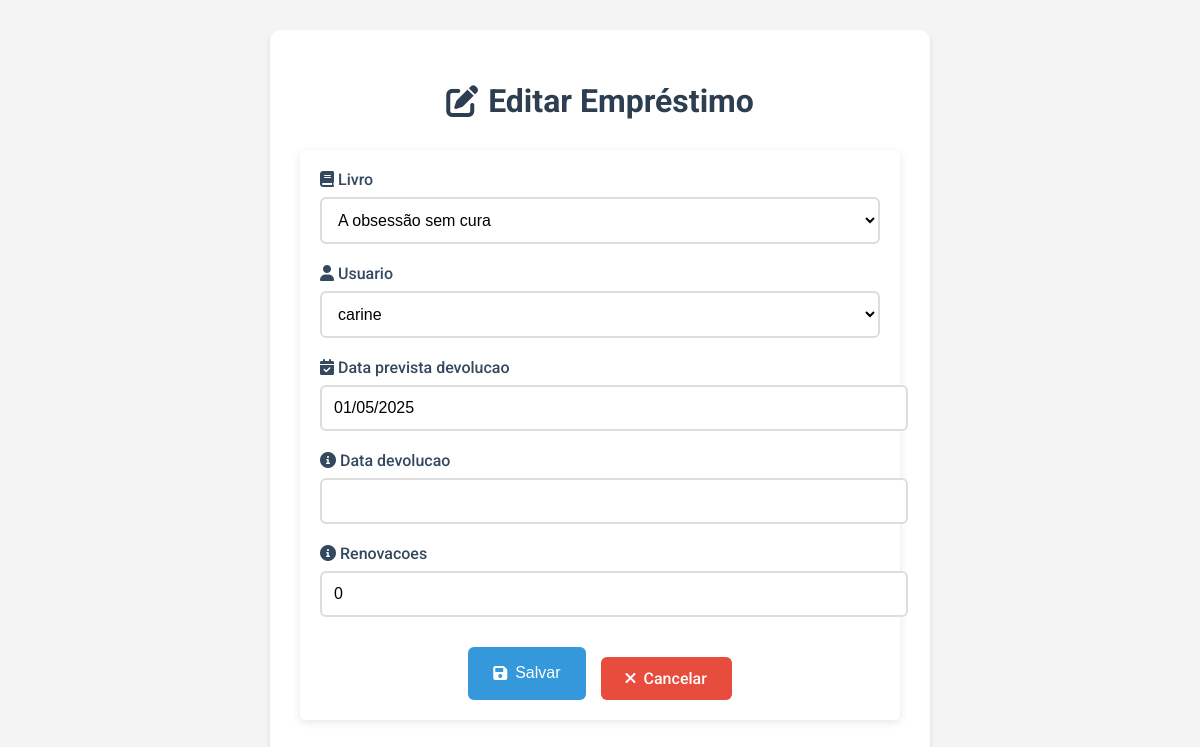
Page /emprestimos/7/editar/ on the committed database.
### livros/models.py (models this page shows, shortened)
class Emprestimo(models.Model):
    livro = models.ForeignKey(Livro, on_delete=models.CASCADE)
    usuario = models.ForeignKey(Usuario, on_delete=models.CASCADE)
    data_emprestimo = models.DateField(auto_now_add=True)
    data_prevista_devolucao = models.DateField(null=False, blank=False)
    data_devolucao = models.DateField(null=True, blank=True)
    renovacoes = models.IntegerField(default=0)

### livros/views.py (the view)
# urls.py: path('emprestimos/<int:pk>/editar/', EmprestimoUpdateView.as_view(), name='emprestimo_update'),
class EmprestimoUpdateView(UpdateView):
    model = Emprestimo
    fields = ['livro', 'usuario', 'data_prevista_devolucao', 'data_devolucao', 'renovacoes']
    template_name = 'livros/emprestimo_form.html'
    success_url = reverse_lazy('emprestimo_list')

### livros/models.py (called while the page is built)
    def __str__(self):
        return self.titulo

    def __str__(self):
        return self.nome

### livros/templates/livros/emprestimo_form.html (shortened to what this page needs)
<!DOCTYPE html>
<html lang="pt-BR">
<head>
    {% load static %}
    <link rel="stylesheet" type="text/css" href="{% static 'style3.css' %}">
    <link rel="stylesheet" href="https://cdnjs.cloudflare.com/ajax/libs/font-awesome/6.0.0/css/all.min.css">
</head>
<body>
    <div class="container">
        <h1>
            <i class="fas {% if object %}fa-edit{% else %}fa-plus{% endif %}"></i>
            {% if object %}Editar{% else %}Novo{% endif %} Empréstimo
        </h1>
        <form method="post" id="emprestimoForm">
            {% for field in form %}
                <div class="form-group">
                    <label for="{{ field.id_for_label }}">
                        <i class="fas {% if field.name == 'usuario' %}fa-user
                                    {% elif field.name == 'livro' %}fa-book
                                    {% elif field.name == 'data_emprestimo' %}fa-calendar-alt
                                    {% elif field.name == 'data_prevista_devolucao' %}fa-calendar-check
                                    {% else %}fa-info-circle{% endif %}"></i>
                        {{ field.label }}
                    </label>
                    {{ field }}
                </div>
            {% endfor %}
            <div class="button-group">
                <button type="submit" class="btn btn-primary">
                    <i class="fas fa-save"></i>
                    Salvar
                </button>
                <a href="{% url 'emprestimo_list' %}" class="btn btn-cancel">
                    <i class="fas fa-times"></i>
                    Cancelar
                </a>
            </div>
        </form>
    </div>
</body>
</html>

### assets/style3.css (style rules this page uses)
body { font-family: Arial, sans-serif; background-color: #f4f4f4; color: #333; padding: 20px; }
h1 { color: #e63946; }
form { background: #fff; padding: 20px; border-radius: 5px; box-shadow: 0 2px 10px rgba(0, 0, 0, 0.1); margin-bottom: 20px; }
button { background-color: #457b9d; color: #fff; padding: 10px; border: none; border-radius: 5px; cursor: pointer; }
a { display: inline-block; margin-top: 10px; color: #457b9d; }

### livros/templates/livros/emprestimo_form.html (style rules this page uses)
body { font-family: 'Roboto', sans-serif; background-color: #f4f4f4; margin: 0; padding: 0; display: flex; justify-content: center; align-items: center; min-height: 100vh; }
.container { background-color: white; border-radius: 10px; box-shadow: 0 4px 6px rgba(0, 0, 0, 0.1); padding: 30px; width: 100%; max-width: 600px; margin: 20px; }
h1 { color: #2c3e50; text-align: center; margin-bottom: 30px; font-size: 2rem; display: flex; align-items: center; justify-content: center; gap: 10px; }
.form-group { margin-bottom: 20px; }
label { display: block; margin-bottom: 8px; color: #34495e; font-weight: 500; font-size: 1rem; }
select, input { width: 100%; padding: 12px; border: 2px solid #ddd; border-radius: 6px; font-size: 1rem; transition: border-color 0.3s ease; background-color: #fff; }
.button-group { display: flex; gap: 15px; margin-top: 30px; justify-content: center; }
.btn { padding: 12px 25px; border: none; border-radius: 6px; cursor: pointer; font-size: 1rem; font-weight: 500; text-decoration: none; transition: all 0.3s ease; display: inline-flex; align-items: center; justify-content: center; gap: 8px; }
.btn-primary { background-color: #3498db; color: white; }
.btn-cancel { background-color: #e74c3c; color: white; }

### rows in the picture
Emprestimo: form "A obsessão sem cura" "carine" "01/05/2025" "0"

### other values in the picture
{{ field.label }} "Livro" "Usuario" "Data prevista devolucao" "Data devolucao" "Renovacoes"
